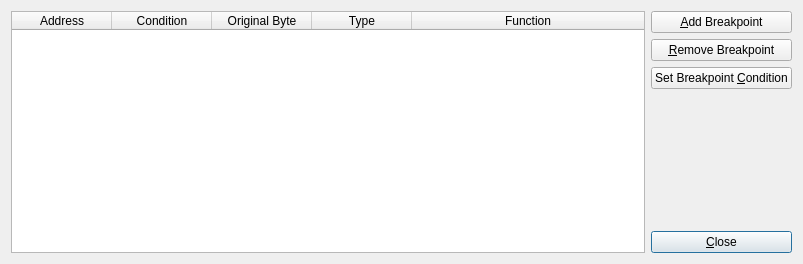
<?xml version="1.0" encoding="UTF-8"?>
<ui version="4.0">
 <author>Evan Teran</author>
 <class>DialogBreakpoints</class>
 <widget class="QDialog" name="DialogBreakpoints">
  <property name="geometry">
   <rect>
    <x>0</x>
    <y>0</y>
    <width>803</width>
    <height>264</height>
   </rect>
  </property>
  <property name="windowTitle">
   <string>Breakpoint Manager</string>
  </property>
  <layout class="QGridLayout">
   <item row="2" column="1">
    <widget class="QPushButton" name="btnCondition">
     <property name="text">
      <string>Set Breakpoint &amp;Condition</string>
     </property>
    </widget>
   </item>
   <item row="3" column="1">
    <spacer>
     <property name="orientation">
      <enum>Qt::Vertical</enum>
     </property>
     <property name="sizeHint" stdset="0">
      <size>
       <width>20</width>
       <height>40</height>
      </size>
     </property>
    </spacer>
   </item>
   <item row="4" column="1">
    <widget class="QPushButton" name="okButton">
     <property name="text">
      <string>&amp;Close</string>
     </property>
     <property name="default">
      <bool>true</bool>
     </property>
    </widget>
   </item>
   <item row="1" column="1">
    <widget class="QPushButton" name="btnRemove">
     <property name="text">
      <string>&amp;Remove Breakpoint</string>
     </property>
    </widget>
   </item>
   <item row="0" column="1">
    <widget class="QPushButton" name="btnAdd">
     <property name="text">
      <string>&amp;Add Breakpoint</string>
     </property>
    </widget>
   </item>
   <item row="0" column="0" rowspan="5">
    <widget class="QTableWidget" name="tableWidget">
     <property name="editTriggers">
      <set>QAbstractItemView::NoEditTriggers</set>
     </property>
     <property name="alternatingRowColors">
      <bool>true</bool>
     </property>
     <property name="selectionMode">
      <enum>QAbstractItemView::SingleSelection</enum>
     </property>
     <property name="selectionBehavior">
      <enum>QAbstractItemView::SelectRows</enum>
     </property>
     <attribute name="horizontalHeaderStretchLastSection">
      <bool>true</bool>
     </attribute>
     <attribute name="verticalHeaderVisible">
      <bool>false</bool>
     </attribute>
     <column>
      <property name="text">
       <string>Address</string>
      </property>
     </column>
     <column>
      <property name="text">
       <string>Condition</string>
      </property>
     </column>
     <column>
      <property name="text">
       <string>Original Byte</string>
      </property>
     </column>
     <column>
      <property name="text">
       <string>Type</string>
      </property>
     </column>
     <column>
      <property name="text">
       <string>Function</string>
      </property>
     </column>
    </widget>
   </item>
  </layout>
 </widget>
 <tabstops>
  <tabstop>tableWidget</tabstop>
  <tabstop>btnAdd</tabstop>
  <tabstop>btnRemove</tabstop>
  <tabstop>btnCondition</tabstop>
  <tabstop>okButton</tabstop>
 </tabstops>
 <resources/>
 <connections>
  <connection>
   <sender>okButton</sender>
   <signal>clicked()</signal>
   <receiver>DialogBreakpoints</receiver>
   <slot>accept()</slot>
   <hints>
    <hint type="sourcelabel">
     <x>798</x>
     <y>259</y>
    </hint>
    <hint type="destinationlabel">
     <x>516</x>
     <y>174</y>
    </hint>
   </hints>
  </connection>
 </connections>
</ui>
